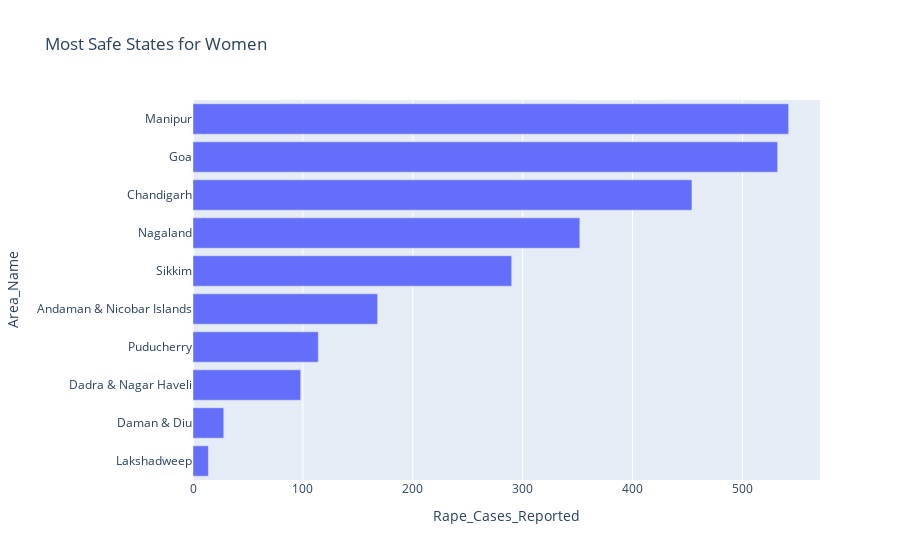

The cell this chart's notebook holds for it:
### Markdown cell above
# Chhatisgarh, Rajasthan.

* Top 3 states having lowest number of cases - Tripura, Manipur, Goa.

### Code cell
safe1 = victims.groupby('Area_Name')['Rape_Cases_Reported'].sum().sort_values(ascending=True).reset_index()
s_state = safe1.head(10)
fig = px.bar(s_state, x='Rape_Cases_Reported', y='Area_Name',title='Most Safe States for Women')
fig

### Figure 1 — Plotly figure (JSON) as saved in the notebook; plotly's stock layout.template omitted (floating-point values rounded to 4 significant figures)
{"data": [{"alignmentgroup": "True", "hovertemplate": "Rape_Cases_Reported=%{x}<br>Area_Name=%{y}<extra></extra>", "legendgroup": "", "marker": {"color": "#636efa", "pattern": {"shape": ""}}, "name": "", "offsetgroup": "", "orientation": "h", "showlegend": false, "textposition": "auto", "type": "bar", "x": [14, 28, 98, 114, 168, 290, 352, 454, 532, 542], "xaxis": "x", "y": ["Lakshadweep", "Daman & Diu", "Dadra & Nagar Haveli", "Puducherry", "Andaman & Nicobar Islands", "Sikkim", "Nagaland", "Chandigarh", "Goa", "Manipur"], "yaxis": "y"}], "layout": {"barmode": "relative", "legend": {"tracegroupgap": 0}, "title": {"text": "Most Safe States for Women"}, "xaxis": {"anchor": "y", "domain": [0, 1], "title": {"text": "Rape_Cases_Reported"}}, "yaxis": {"anchor": "x", "domain": [0, 1], "title": {"text": "Area_Name"}}}}
